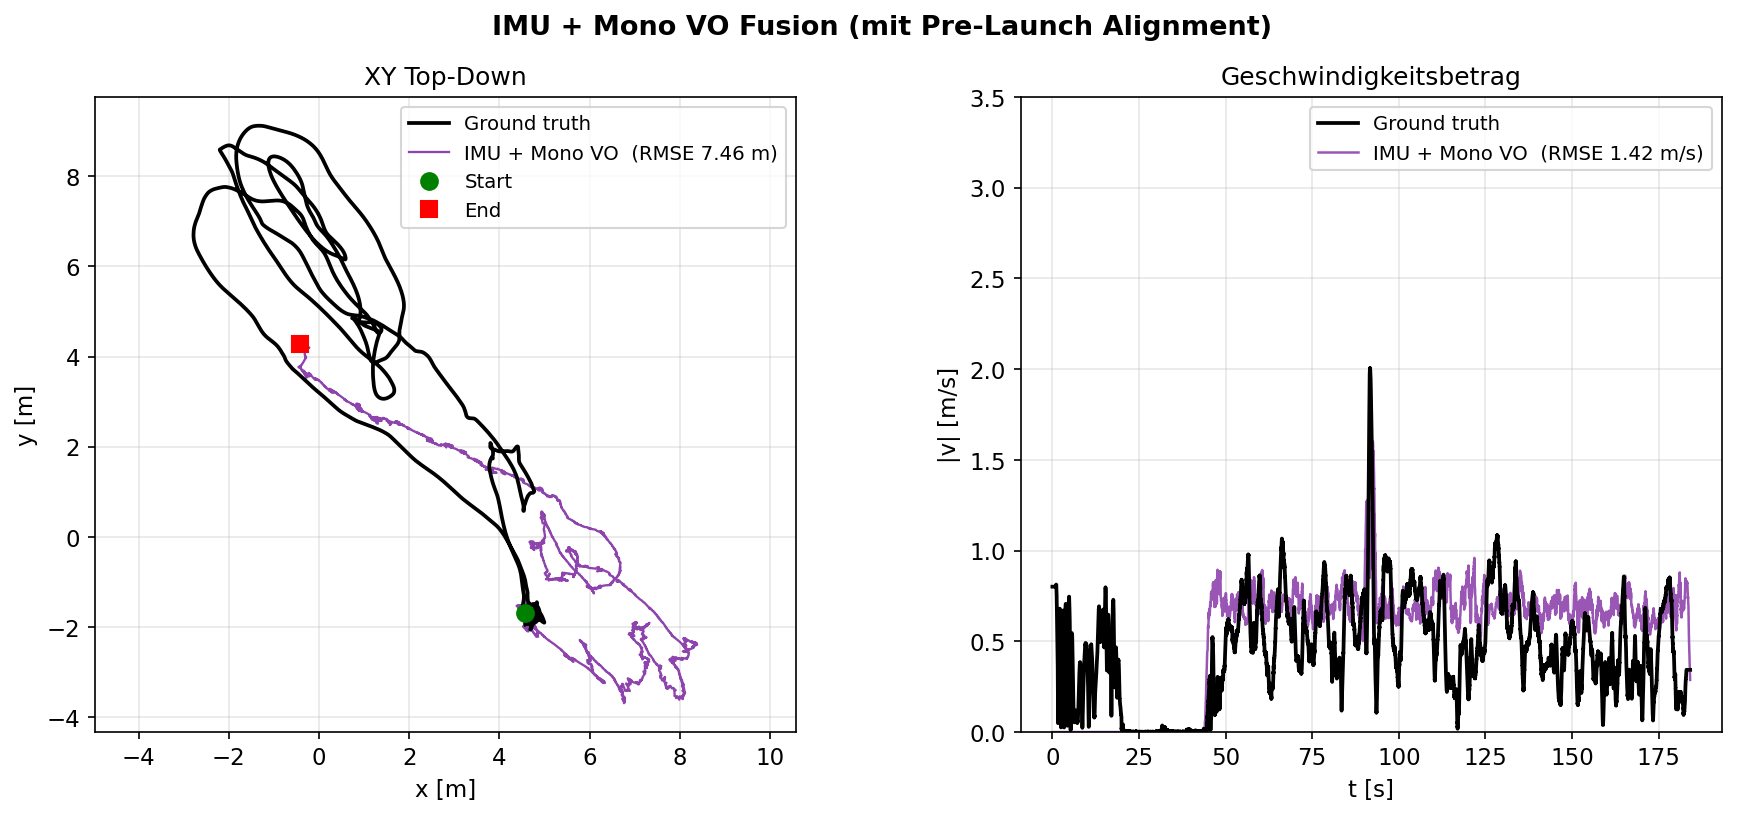

Recreate this plot in Python.
"""
Präsentationsplot: Mono VO + IMU Fusion
  - XY top-down
  - Geschwindigkeitsplot (|v| vs Zeit)
  - RMSE-Tabelle (Position + Geschwindigkeit)
"""
import numpy as np
import pandas as pd
import matplotlib.pyplot as plt
import matplotlib.gridspec as gridspec
import os

BASE = os.path.dirname(os.path.abspath(__file__))
RES  = os.path.join(BASE, "results")

plt.rcParams.update({
    "font.size": 11,
    "axes.titlesize": 12,
    "axes.labelsize": 11,
    "legend.fontsize": 9.5,
})

# ── Daten laden ──────────────────────────────────────────────────────────────
gt_raw = pd.read_csv(os.path.join(BASE, "data/mav0/state_groundtruth_estimate0/data.csv"),
                     comment="#", header=None).values
GT_TS  = gt_raw[:, 0]
GT_POS = gt_raw[:, 1:4]
GT_VEL = gt_raw[:, 8:11]   # vx, vy, vz

mono = pd.read_csv(os.path.join(RES, "traj_aligned_imu_vo_mono.csv")).values  # t_ns,px,py,pz

# ── Geschwindigkeit aus Trajektorie ableiten (finite Differenzen) ────────────
dt_arr   = np.diff(mono[:, 0]) * 1e-9
dp_arr   = np.diff(mono[:, 1:4], axis=0)
v_raw    = np.linalg.norm(dp_arr / dt_arr[:, None], axis=1)
# Smooth: rolling average over 1s window (~200 samples at 200Hz)
window = 200
v_est  = np.convolve(v_raw, np.ones(window)/window, mode='same')
t_s    = (mono[1:, 0] - mono[0, 0]) * 1e-9

# GT-Geschwindigkeit an IMU-Timestamps interpoliert
gt_vmag = []
for t in mono[1:, 0]:
    j = np.argmin(np.abs(GT_TS - t))
    gt_vmag.append(np.linalg.norm(GT_VEL[j]))
gt_vmag = np.array(gt_vmag)

# ── RMSE Position ────────────────────────────────────────────────────────────
def pos_errors(traj):
    e = []
    for r in traj:
        j = np.argmin(np.abs(GT_TS - r[0]))
        if abs(GT_TS[j] - r[0]) < 2e7:
            e.append(np.linalg.norm(r[1:4] - GT_POS[j]))
    return np.array(e)

e_pos  = pos_errors(mono)
rmse_p = np.sqrt(np.mean(e_pos**2))
max_p  = e_pos.max()

# ── RMSE Geschwindigkeit ─────────────────────────────────────────────────────
e_vel  = np.abs(v_raw - gt_vmag)   # RMSE on raw (not smoothed) for honest metric
rmse_v = np.sqrt(np.mean(e_vel**2))
max_v  = e_vel.max()

# ── Figure ───────────────────────────────────────────────────────────────────
fig = plt.figure(figsize=(14, 5.5))
gs  = gridspec.GridSpec(1, 2, figure=fig, wspace=0.32)

# --- Plot 1: XY top-down ----------------------------------------------------
ax1 = fig.add_subplot(gs[0])
ax1.plot(GT_POS[:, 0], GT_POS[:, 1], "k-", lw=1.8, label="Ground truth", zorder=3)
ax1.plot(mono[:, 1], mono[:, 2], color="#8e44ad", lw=1.1,
         label=f"IMU + Mono VO  (RMSE {rmse_p:.2f} m)")
ax1.plot(*mono[0, 1:3], "go", ms=8, zorder=5, label="Start")
ax1.plot(*mono[-1, 1:3], "rs", ms=8, zorder=5, label="End")
ax1.set_xlabel("x [m]"); ax1.set_ylabel("y [m]")
ax1.set_title("XY Top-Down")
ax1.axis("equal"); ax1.grid(alpha=0.3); ax1.legend()

# --- Plot 2: Geschwindigkeit -------------------------------------------------
ax2 = fig.add_subplot(gs[1])
ax2.plot(t_s, gt_vmag,           "k-",  lw=1.8, label="Ground truth",    zorder=3)
ax2.plot(t_s, v_est, color="#8e44ad", lw=1.2, alpha=0.9,
         label=f"IMU + Mono VO  (RMSE {rmse_v:.2f} m/s)")
ax2.set_xlabel("t [s]"); ax2.set_ylabel("|v| [m/s]")
ax2.set_title("Geschwindigkeitsbetrag")
ax2.set_ylim(0, 3.5); ax2.grid(alpha=0.3); ax2.legend()

plt.suptitle("IMU + Mono VO Fusion (mit Pre-Launch Alignment)", fontsize=13, fontweight="bold")

out = os.path.join(BASE, "plot_mono_fusion.png")
plt.savefig(out, dpi=150, bbox_inches="tight")
print(f"Gespeichert: {out}")

# ── Tabelle ------------------------------------------------------------------
print("\n── RMSE-Tabelle für Folie ──────────────────────────")
print(f"{'Metrik':<25}  {'RMSE':>10}  {'Max':>10}")
print("-" * 50)
print(f"{'Position':<25}  {rmse_p:>9.2f}m  {max_p:>9.2f}m")
print(f"{'Geschwindigkeit':<25}  {rmse_v:>8.2f}m/s  {max_v:>8.2f}m/s")
